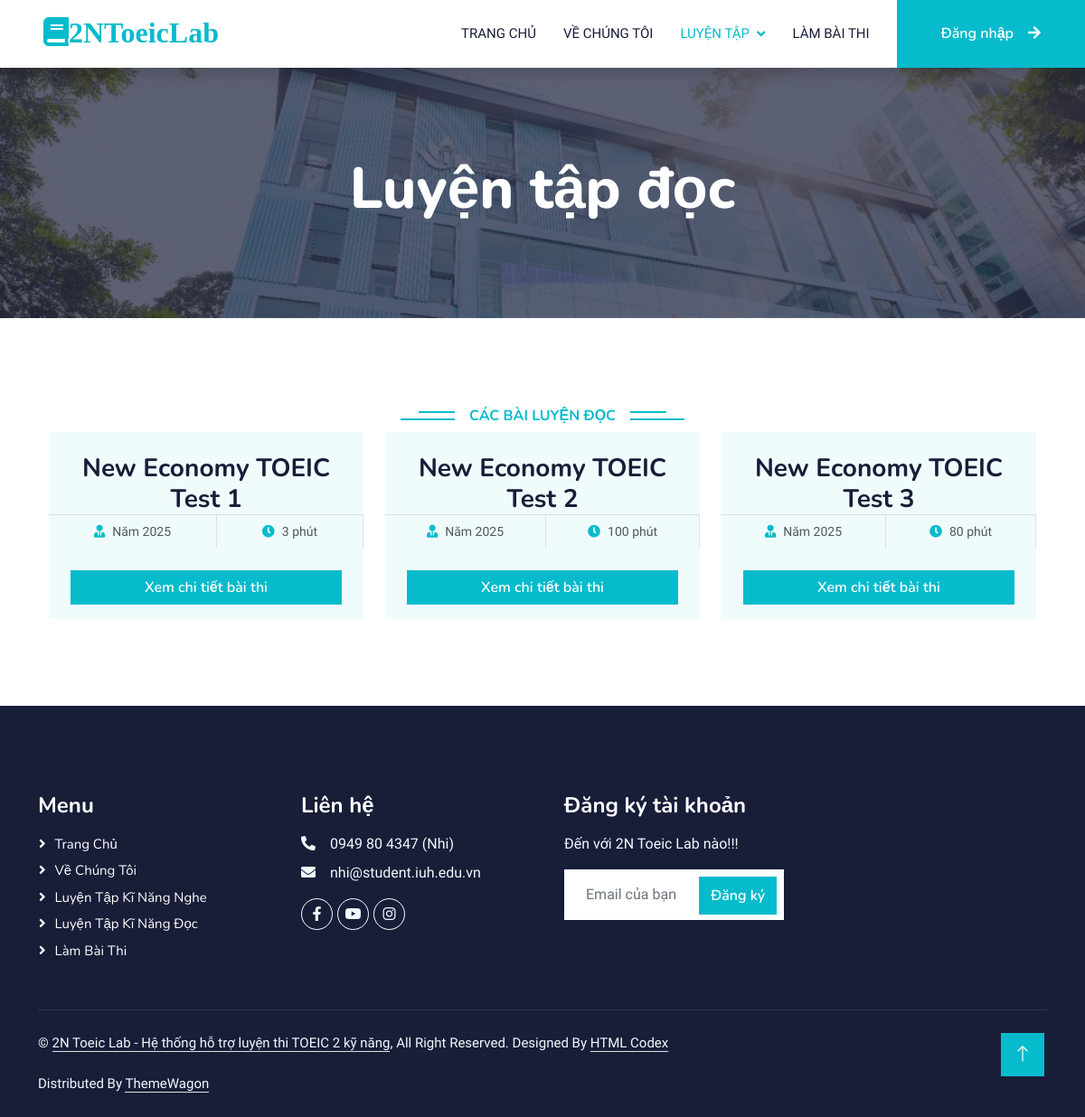
Screenshot of /templates/reading.php with the database file from the repository.
### tables this page shows
CREATE TABLE IF NOT EXISTS `exam` (
  `exam_id` int(11) NOT NULL AUTO_INCREMENT,
  `title` varchar(255) NOT NULL,
  `type` varchar(255) NOT NULL,
  `duration_minutes` int(11) NOT NULL,
  `difficulty_level` int(11) NOT NULL,
  PRIMARY KEY (`exam_id`)
);

### config/db.php (called while the page is built, shortened)
<?php
class ketnoi {
    public function moketnoi() {
        $conn = mysqli_connect('localhost', 'root', '');
        if (!$conn) {
            echo "Kết nối dữ liệu thất bại";
            return null;
        } else {
            mysqli_select_db($conn, "toeicdb");
            mysqli_query($conn, "SET NAMES 'utf8'");
            return $conn;
        }
    }
}
?>

### models/ExamModel.php (called while the page is built, shortened)
<?php
require_once __DIR__ . '/../config/db.php';
class ExamModel {
    public $conn;
    public function __construct() {
        $db = new ketnoi();
        $this->conn = $db->moketnoi();
    }
    public function getAllReadingExams() {
        $sql = "SELECT exam_id, title, type, duration_minutes, difficulty_level
                FROM exam
                WHERE type = 'Reading'";
        $result = mysqli_query($this->conn, $sql);
        $data = [];
        while ($row = mysqli_fetch_assoc($result)) {
            $data[] = $row;
        }
        return $data;
    }
}

### templates/reading.php (the view, shortened to what this page needs)
<?php
require_once __DIR__ . '/../models/ExamModel.php';
$model = new ExamModel();
$exams = $model->getAllReadingExams();
?>
<!DOCTYPE html>
<html lang="en">
<head>
    <link href="https://cdnjs.cloudflare.com/ajax/libs/font-awesome/5.10.0/css/all.min.css" rel="stylesheet">
    <link href="https://cdn.jsdelivr.net/npm/bootstrap-icons@1.4.1/font/bootstrap-icons.css" rel="stylesheet">
    <link href="../public/libs/animate/animate.min.css" rel="stylesheet">
    <link href="../public/libs/owlcarousel/assets/owl.carousel.min.css" rel="stylesheet">
    <link href="../public/css/bootstrap.min.css" rel="stylesheet">
    <link href="../public/css/style.css" rel="stylesheet">
</head>
<body>
    <nav class="navbar navbar-expand-lg bg-white navbar-light shadow sticky-top p-0">
        <a href="../index.php" class="navbar-brand d-flex align-items-center px-4 px-lg-5">
            <h2 class="m-0 text-primary"><i class="fa fa-book me-3">2NToeicLab</i></h2>
        </a>
        <div class="collapse navbar-collapse" id="navbarCollapse">
            <div class="navbar-nav ms-auto p-4 p-lg-0">
                <a href="../index.php" class="nav-item nav-link">Trang chủ</a>
                <a href="about.php" class="nav-item nav-link">Về chúng tôi</a>
                <div class="nav-item dropdown">
                    <a href="#" class="nav-link dropdown-toggle active" data-bs-toggle="dropdown">Luyện tập</a>
                </div>
                <a href="test.php" class="nav-item nav-link">Làm bài thi</a>
            </div>
            <?php if (isset($_SESSION["user_email"])): ?>
                <div class="nav-item dropdown me-4">
                    <a href="#" class="btn btn-primary dropdown-toggle py-4 px-lg-5 d-none d-lg-block" data-bs-toggle="dropdown">
                        <?= explode('@', $_SESSION["user_email"])[0] ?>
                    </a>
                    <div class="dropdown-menu dropdown-menu-end">
                        <a href="profile.php" class="dropdown-item">Sửa thông tin</a>
                        <a href="logout.php" class="dropdown-item text-danger">Đăng xuất</a>
                        <a href="./exam-history.php" class="dropdown-item"><i class="fas fa-history me-2"></i>Lịch sử bài thi</a>
                        <?php if (isset($_SESSION['user_role']) && $_SESSION['user_role'] === 'admin'): ?>
                        <div class="dropdown-divider"></div>
                            <a href="../admin/exam_manage.php" class="dropdown-item">Quản lý bài thi</a>
                            <a href="../admin/user_manage.php" class="dropdown-item">Quản lý người dùng</a>
                        <?php endif; ?>
                    </div>
                </div>
            <?php else: ?>
                <a href="login.php" class="btn btn-primary py-4 px-lg-5 d-none d-lg-block">Đăng nhập<i class="fa fa-arrow-right ms-3"></i></a>
            <?php endif; ?>
        </div>
    </nav>
    <div class="container-fluid bg-primary py-5 mb-5 page-header">
        <div class="container py-5">
            <div class="row justify-content-center">
                <div class="col-lg-10 text-center">
                    <h1 class="display-3 text-white animated slideInDown">Luyện tập đọc</h1>
                </div>
            </div>
        </div>
    </div>
    <div class="container-xxl py-5">
        <div class="container">
            <div class="text-center wow fadeInUp" data-wow-delay="0.1s">
                <h6 class="section-title bg-white text-center text-primary px-3">Các bài luyện đọc</h6>
            </div>
            <div class="container">
        <div class="row g-4 justify-content-center">
            <?php if (!empty($exams)): ?>
                <?php foreach ($exams as $index => $exam): ?>
                    <div class="col-lg-4 col-md-6 wow fadeInUp" data-wow-delay="<?= 0.1 * ($index + 1) ?>s">
                        <div class="course-item bg-light">
                            <div class="text-center p-4 pb-0">
                                <h3 class="mb-0"><?= htmlspecialchars($exam['title']) ?></h3>
                            </div>
                            <div class="d-flex border-top">
                                <small class="flex-fill text-center border-end py-2">
                                    <i class="fa fa-user-tie text-primary me-2"></i>Năm 2025
                                </small>
                                <small class="flex-fill text-center border-end py-2">
                                    <i class="fa fa-clock text-primary me-2"></i><?= $exam['duration_minutes'] ?> phút
                                </small>
                            </div>
                            <div class="text-center p-4 pb-0">
                                <a class="btn btn-primary mb-3 w-100" href="examdetails.php?id=<?= $exam['exam_id'] ?>">
    Xem chi tiết bài thi
</a>
                            </div>
                        </div>
                    </div>
                <?php endforeach; ?>
            <?php else: ?>
                <p class="text-center">Không có bài thi nào trong hệ thống.</p>
            <?php endif; ?>
        </div>
    </div>
        </div>
    </div>
    <div class="container-fluid bg-dark text-light footer pt-5 mt-5 wow fadeIn" data-wow-delay="0.1s">
        <div class="container py-5">
            <div class="row g-5">
                <div class="col-lg-3 col-md-6">
                    <h4 class="text-white mb-3">Menu</h4>
                    <a class="btn btn-link" href="">Trang chủ</a>
                    <a class="btn btn-link" href="">Về chúng tôi</a>
                    <a class="btn btn-link" href="">Luyện tập kĩ năng nghe</a>
                    <a class="btn btn-link" href="">Luyện tập kĩ năng đọc</a>
                    <a class="btn btn-link" href="">Làm bài thi</a>
                </div>
                <div class="col-lg-3 col-md-6">
                    <h4 class="text-white mb-3">Liên hệ</h4>
                    <p class="mb-2"><i class="fa fa-phone-alt me-3"></i>0949 80 4347 (Nhi)</p>
                    <p class="mb-2"><i class="fa fa-envelope me-3"></i>nhi@student.iuh.edu.vn</p>
                    <div class="d-flex pt-2">
                        <a class="btn btn-outline-light btn-social" href=""><i class="fab fa-facebook-f"></i></a>
                        <a class="btn btn-outline-light btn-social" href=""><i class="fab fa-youtube"></i></a>
                        <a class="btn btn-outline-light btn-social" href=""><i class="fab fa-instagram"></i></a>
                    </div>
                </div>
                <div class="col-lg-3 col-md-6">
                    <h4 class="text-white mb-3">Đăng ký tài khoản</h4>
                    <p>Đến với 2N Toeic Lab nào!!!</p>
                    <div class="position-relative mx-auto" style="max-width: 400px;">
                        <input class="form-control border-0 w-100 py-3 ps-4 pe-5" type="text" placeholder="Email của bạn">
                        <button type="button" class="btn btn-primary py-2 position-absolute top-0 end-0 mt-2 me-2">Đăng ký</button>
                    </div>
                </div>
            </div>
        </div>
        <div class="container">
            <div class="copyright">
                <div class="row">
                    <div class="col-md-12 text-center text-md-start mb-3 mb-md-0">
                        &copy; <a class="border-bottom" href="#">2N Toeic Lab - Hệ thống hỗ trợ luyện thi TOEIC 2 kỹ năng</a>, All Right Reserved.
                        Designed By <a class="border-bottom" href="https://htmlcodex.com">HTML Codex</a><br><br>
                        Distributed By <a class="border-bottom" href="https://themewagon.com">ThemeWagon</a>
                    </div>
                </div>
            </div>
        </div>
    </div>
    <a href="#" class="btn btn-lg btn-primary btn-lg-square back-to-top"><i class="bi bi-arrow-up"></i></a>
</body>
</html>

### public/css/style.css (style rules this page uses)
:root { --primary: #06BBCC; --light: #F0FBFC; --dark: #181d38; }
.back-to-top { position: fixed; display: none; right: 45px; bottom: 45px; z-index: 99; }
.btn { font-family: 'Nunito', sans-serif; font-weight: 600; transition: .5s; }
.btn.btn-primary, .btn.btn-secondary { color: #FFFFFF; }
.btn-lg-square { width: 48px; height: 48px; }
.btn-square, .btn-sm-square, .btn-lg-square { padding: 0; display: flex; align-items: center; justify-content: center; font-weight: normal; border-radius: 0px; }
.navbar .dropdown-toggle::after { border: none; content: "\f107"; font-family: "Font Awesome 5 Free"; font-weight: 900; vertical-align: middle; margin-left: 8px; }
.navbar-light .navbar-nav .nav-link { margin-right: 30px; padding: 25px 0; color: #FFFFFF; font-size: 15px; text-transform: uppercase; outline: none; }
.navbar-light .navbar-nav .nav-link:hover, .navbar-light .navbar-nav .nav-link.active { color: var(--primary); }
.navbar-light .navbar-brand, .navbar-light a.btn { height: 75px; }
.navbar-light .navbar-nav .nav-link { color: var(--dark); font-weight: 500; }
.navbar-light.sticky-top { top: -100px; transition: .5s; }
.page-header { background: linear-gradient(rgba(24, 29, 56, .7), rgba(24, 29, 56, .7)), url(../img/carousel.jpg); background-position: center center; background-repeat: no-repeat; background-size: cover; }
.section-title { position: relative; display: inline-block; text-transform: uppercase; }
.section-title::before { position: absolute; content: ""; width: calc(100% + 80px); height: 2px; top: 4px; left: -40px; background: var(--primary); z-index: -1; }
.section-title::after { position: absolute; content: ""; width: calc(100% + 120px); height: 2px; bottom: 5px; left: -60px; background: var(--primary); z-index: -1; }
.footer .btn.btn-social { margin-right: 5px; width: 35px; height: 35px; display: flex; align-items: center; justify-content: center; color: var(--light); font-weight: normal; border: 1px solid #FFFFFF; border-radius: 35px; transition: .3s; }
.footer .btn.btn-link { display: block; margin-bottom: 5px; padding: 0; text-align: left; color: #FFFFFF; font-size: 15px; font-weight: normal; text-transform: capitalize; transition: .3s; }
.footer .btn.btn-link::before { position: relative; content: "\f105"; font-family: "Font Awesome 5 Free"; font-weight: 900; margin-right: 10px; }
.footer .copyright { padding: 25px 0; font-size: 15px; border-top: 1px solid rgba(256, 256, 256, .1); }
.footer .copyright a { color: var(--light); }

### rows the page displays
exam: title "New Economy TOEIC Test 1", duration_minutes "3"
exam: title "New Economy TOEIC Test 2", duration_minutes "100"
exam: title "New Economy TOEIC Test 3", duration_minutes "80"
